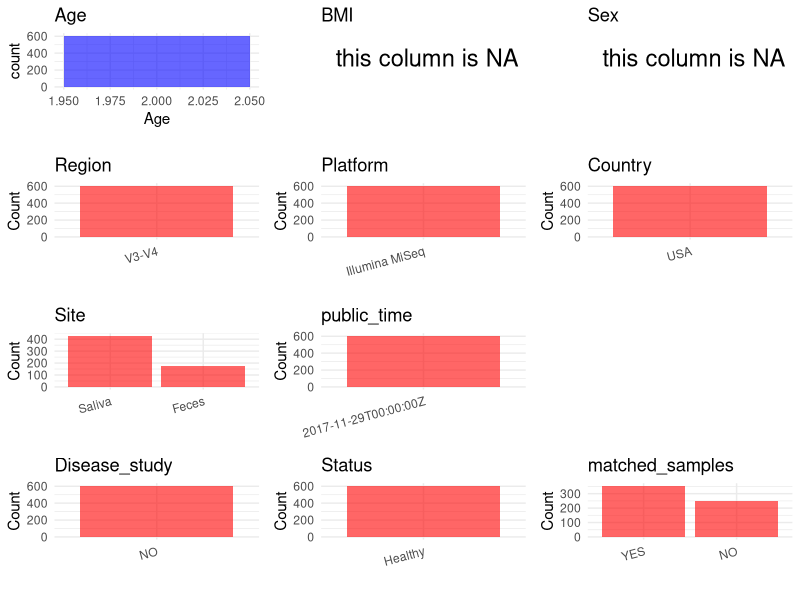

The R source for this figure: (Note: this script raises an error after producing the figure.)
## ---- chunk 1
# Load necessary libraries
library(dplyr)
library(ggplot2)
library(cowplot)

# Set working directory (update this path to your local directory)
setwd("/home/dongbiao/word_embedding_microbiome/all_data/oral/global-oral-microbiome/data/projects/PRJNA420339")

# Read the initial metadata files
initial_meta<-read.csv("SraRunTable.csv",header = T)

# Combine the two metadata files
#meta <- rbind(initial_meta, initial_meta1)

#Remove entries where Organism is "gut metagenome" (non-oral samples)
#initial_meta <- subset(initial_meta,isolation_source!= "feces")

# Check the number of samples containing "HT" in Sample.Name (e.g., healthy controls)
#nrow(subset(meta, grepl("HT", Sample.Name)))

# Display the first few rows of the metadata
head(initial_meta)
## ---- chunk 2
# Create a uniform metadata dataframe
metadata <- data.frame(
  BioProject = initial_meta$BioProject,
  Run = initial_meta$Run,
  sample_name = initial_meta$host_subject_id,
  Age = initial_meta$host_age,
  BMI = NA,
  Sex=NA,
  Region = "V3-V4",
  Platform = initial_meta$Instrument,
  Country = "USA",
  Site = initial_meta$env_material,
  public_time = initial_meta$ReleaseDate,
  stringsAsFactors = FALSE
)
## ---- chunk 3
# Add information obtained from the publication
metadata$PCR_primers <- "F:TCGTCGGCAGCGTCAGATGTGTATAAGAGA
CAGCCTACGGGNGGCWGCAG R:GTCTCGTGGGCTCGGAGATGTGTATAAGAGACAGGACTACHVGGGTATCTAATCC"
metadata$title <- "Child Weight Gain Trajectories Linked To Oral Microbiota Composition"
#metadata<-subset(uniform_meta,Site!="feces")
metadata$Disease_study <- "NO"
# Assign disease status based on sample_name patterns
metadata$Status <- "Healthy"

metadata <- metadata %>%
  mutate(Site = case_when(
    Site == "Buccal Swab" ~ "Saliva",
    Site == "Stool" ~ "Feces",
    TRUE ~ Site  # 保持其他值不变
  ))
#extract subject id by remove prefix of sample_name
keep_subjects<-subset(metadata,Site=="Saliva")
#metadata$sample_name <- gsub("[FSP].*", "", metadata$sample_name)
#get subjects id with Saliva available

#remove subjects without Saliva samples
metadata<-subset(metadata,sample_name %in% keep_subjects$sample_name)
#get subjects sampling counts
sample_counts <- table(metadata$sample_name)
# Create matched_samples column, any subjects have >=2 samples will be label "YES", otherwise "NO"
metadata$matched_samples <- ifelse(metadata$sample_name %in% names(sample_counts[sample_counts >= 2]), "YES", "NO")
metadata$Age<-2
## ---- chunk 4
# Check the number of unique runs and sample names
print(paste("Number of unique runs:", length(unique(metadata$Run))))
print(paste("Number of unique sample names:", length(unique(metadata$sample_name))))
## ---- chunk 5
# Select columns for visualization
plot_data <- metadata %>%
  select(-BioProject, -Run, -sample_name, -title,-PCR_primers)

# Function to create simple plots for each column
create_simple_plots <- function(data) {
  plots <- list()
  
  for (col in colnames(data)) {
    # Check if the column is all NA
    if (all(is.na(data[[col]]))) {
      # Create an empty plot with text indicating all NA
      p <- ggplot() +
        annotate("text", x = 0.5, y = 0.5, label = "this column is NA", size = 6) +
        labs(title = col) +
        theme_void()
    } else if (is.numeric(data[[col]])) {
      # Numeric variable: histogram
      p <- ggplot(data, aes(x = .data[[col]])) +
        geom_histogram(fill = "blue", alpha = 0.6, bins = 20, na.rm = TRUE) +
        labs(title = col) +
        theme_minimal()
    } else {
      # Categorical variable: bar plot (remove NA values)
      count_data <- as.data.frame(table(data[[col]], useNA = "ifany"))
      p <- ggplot(count_data, aes(x = reorder(Var1, -Freq), y = Freq)) +
        geom_col(fill = "red", alpha = 0.6) +
        labs(title = col, x = NULL, y = "Count") +
        theme_minimal() +
        theme(axis.text.x = element_text(angle = 15, hjust = 1))
    }
    plots[[col]] <- p
  }
  
  return(plots)
}

# Generate and arrange plots
plots <- create_simple_plots(plot_data)
p<-plot_grid(plots$Age, 
          plots$BMI, 
          plots$Sex, 
          plots$Region, 
          plots$Platform, 
          plots$Country, 
          plots$Site,
          plots$public_time, 
          plots$PCR_primers,
          plots$Disease_study,
          plots$Status,
          plots$matched_samples,# add 
          ncol = 3, align = "hv", axis = "lb")
ggsave("Metadata_Summary.png", plot = p, width = 8, height = 6, dpi = 150)
## ---- chunk 6
knitr::include_graphics("Metadata_Summary.png")
## ---- chunk 7
# Reorder columns to match the desired format
metadata <- metadata[, c(
  "BioProject", "Run", "sample_name", "Age", "BMI", "Sex", 
  "Region", "Platform", "Country", "Site", "public_time", 
  "PCR_primers", "title", "Disease_study", "Status","matched_samples"
)]

# Export the uniform metadata to a CSV file
write.csv(metadata, file = "metadata.csv", quote = TRUE)
head(metadata)
